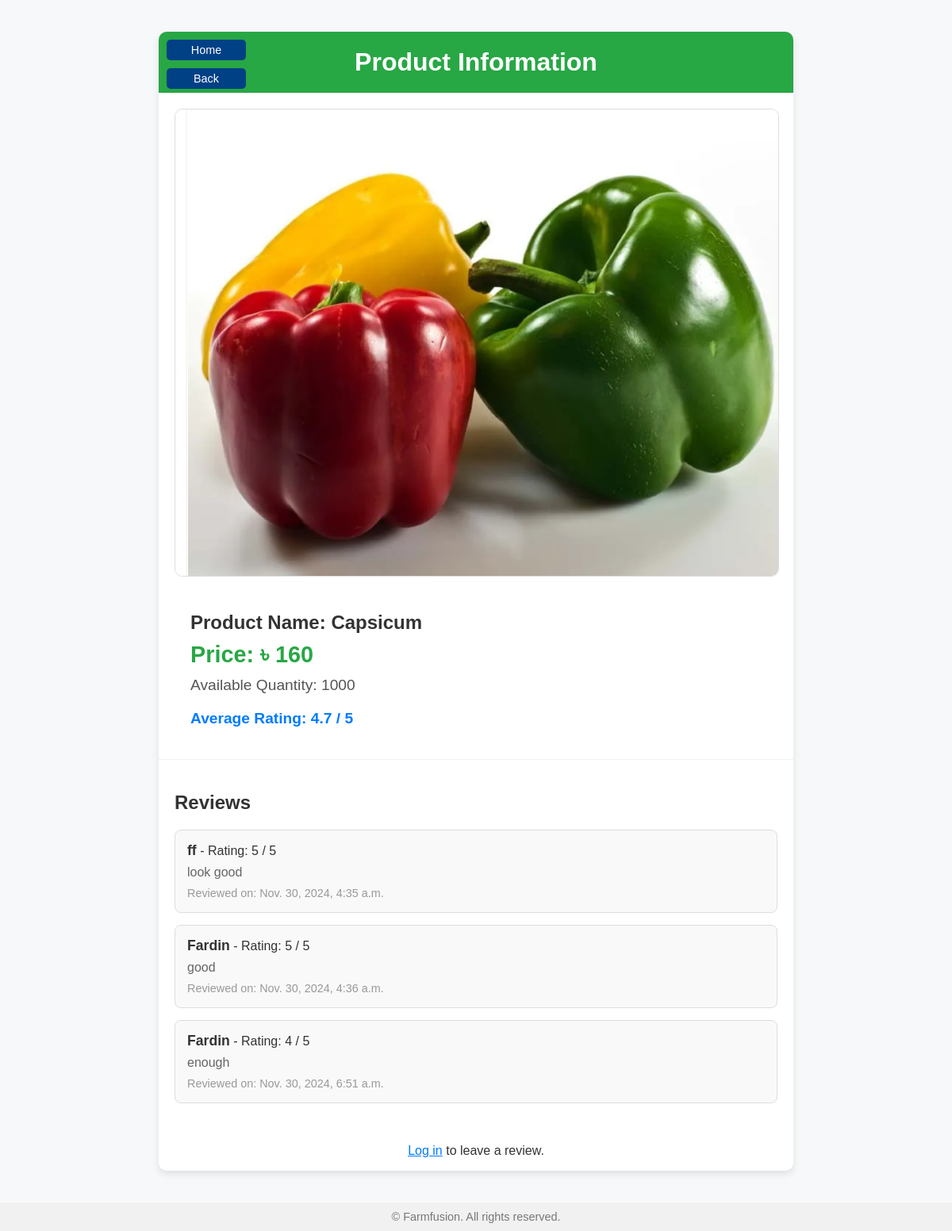
Screenshot of /product_detail/15/ with the database file from the repository.
### products/models.py (models this page shows, shortened)
class Product(models.Model):
    name = models.CharField(max_length=100)
    price = models.IntegerField(default=00)
    quantity =models.CharField(max_length=20,default=1)
    image = models.ImageField(upload_to='pics', null=True, blank=True)

class Review(models.Model):
    product = models.ForeignKey(Product, on_delete=models.CASCADE, related_name='reviews')
    user = models.ForeignKey(User, on_delete=models.CASCADE)
    rating = models.IntegerField(choices=[(i, i) for i in range(1, 6)])  # Rating from 1 to 5
    comment = models.TextField(blank=True, null=True)
    created_at = models.DateTimeField(auto_now_add=True)

### products/views.py (the view)
# urls.py: path('product_detail/<int:p_id>/', views.product_detail, name='product_detail'),
def product_detail(request,p_id):
    product = get_object_or_404(Product, pk=p_id)
    reviews = product.reviews.all()
    average_rating= reviews.aggregate(Avg('rating'))['rating__avg'] if reviews else 0
    if request.method == 'POST':
        if request.user.is_authenticated:
            form = ReviewForm(request.POST)
            if form.is_valid():
                review = form.save(commit=False)
                review.product = product
                review.user = request.user
                review.save()
                return redirect('product_detail', p_id=product.id)
        else:
            return redirect('login')
    else:
        form = ReviewForm()
    return render(request, 'components/product_detail.html', {
        'product': product,
        'reviews': reviews,
        'form': form,
        'average_rating': average_rating
    }
                  )

### templates/components/product_detail.html (shortened to what this page needs)
<!DOCTYPE html>
<html lang="en">
<head>
</head>
<body>
    <div class="container">
        <div class="product-header">
            <div class="header-buttons">
                <button onclick="window.location.href='{% url 'home' %}'">Home</button>
                <button onclick="window.history.back();">Back</button>
            </div>
            <h2>Product Information</h2>
        </div>
        <div class="product-content">
            <div class="product-image">
                <img src="{{ product.image.url }}" alt="{{ product.name }}">
            </div>
            <div class="product-details">
                <h2>Product Name: {{ product.name }}</h2>
                <div class="price">Price: ৳ {{ product.price }}</div>
                <div class="quantity">Available Quantity: {{ product.quantity }}</div>
                <div class="average-rating">
                    {% if average_rating %}
                        Average Rating: {{ average_rating|floatformat:1 }} / 5
                    {% else %}
                        No reviews yet.
                    {% endif %}
                </div>
            </div>
        </div>
        <div class="reviews-section">
            <h2>Reviews</h2>
            {% for review in reviews %}
                <div class="review">
                    <strong>{{ review.user.username }}</strong> - Rating: {{ review.rating }} / 5
                    <p>{{ review.comment }}</p>
                    <small>Reviewed on: {{ review.created_at }}</small>
                </div>
            {% empty %}
                <p>No reviews yet. Be the first to review!</p>
            {% endfor %}
        </div>
        {% if user.is_authenticated %}
            <div class="review-form">
                <h3>Leave a Review</h3>
                <form method="POST">
                    {% csrf_token %}
                    {{ form.as_p }}
                    <button type="submit">Submit Review</button>
                </form>
            </div>
        {% else %}
            <p style="text-align: center;">
                <a href="{% url 'login' %}" style="color: #007bff;">Log in</a> to leave a review.
            </p>
        {% endif %}
    </div>
    <div class="footer">
        &copy; {{ current_year }} Farmfusion. All rights reserved.
    </div>
</body>
</html>

### templates/components/product_detail.html (style rules this page uses)
body { font-family: 'Arial', sans-serif; background-color: #f7f8fa; margin: 0; padding: 0; color: #333; }
.container { max-width: 800px; margin: 40px auto; background-color: #fff; border-radius: 10px; box-shadow: 0 4px 10px rgba(0, 0, 0, 0.1); overflow: hidden; }
.product-header { background-color: #28a745; color: #fff; padding: 20px; position: relative; }
.product-header h2 { margin: 0; font-size: 2em; text-align: center; }
.header-buttons { position: absolute; top: 10px; left: 10px; display: flex; flex-direction: column; gap: 10px; }
.header-buttons button { background-color: #004085; color: #fff; border: none; padding: 5px 5px; border-radius: 5px; font-size: 0.9em; cursor: pointer; transition: background-color 0.3s; width: 100px; text-align: center; }
.product-content { display: flex; flex-wrap: wrap; padding: 20px; }
.product-image { flex: 1 1 50%; text-align: center; }
.product-image img { max-width: 100%; height: auto; border: 1px solid #ddd; border-radius: 10px; }
.product-details { flex: 1 1 50%; padding: 20px; }
.product-details h2 { font-size: 1.5em; margin-bottom: 10px; color: #333; }
.product-details .price { font-size: 1.8em; color: #28a745; margin: 10px 0; font-weight: bold; }
.product-details .quantity { font-size: 1.2em; color: #555; }
.average-rating { margin-top: 20px; font-size: 1.2em; font-weight: bold; color: #007bff; }
.reviews-section { padding: 20px; border-top: 1px solid #f1f1f1; }
.reviews-section h2 { font-size: 1.5em; margin-bottom: 20px; color: #333; }
.review { background-color: #f9f9f9; padding: 15px; border: 1px solid #ddd; border-radius: 8px; margin-bottom: 15px; }
.review strong { font-size: 1.1em; color: #333; }
.review p { margin: 8px 0; color: #666; }
.review small { font-size: 0.9em; color: #999; }
.footer { text-align: center; padding: 10px; font-size: 0.9em; color: #777; background-color: #f1f1f1; }

### rows the page displays
Product: image (picture), name "Capsicum", price "160", quantity "1000"
Review: user.username "ff", rating "5", comment "look good", created_at "Nov. 30, 2024, 4:35 a.m."
Review: user.username "Fardin", rating "5", comment "good", created_at "Nov. 30, 2024, 4:36 a.m."
Review: user.username "Fardin", rating "4", comment "enough", created_at "Nov. 30, 2024, 6:51 a.m."

### other values shown
{{ average_rating|floatformat:1 }} "4.7"
